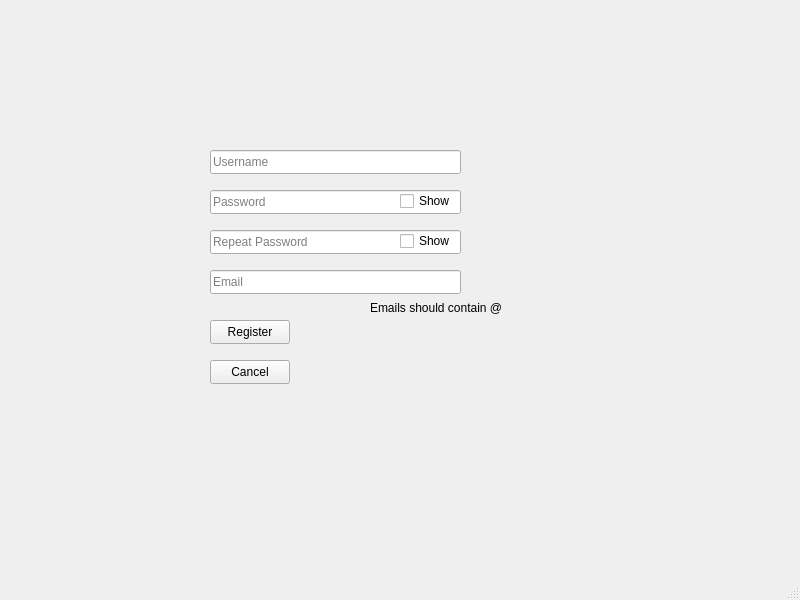
<?xml version="1.0" encoding="UTF-8"?>
<ui version="4.0">
 <class>RegisterWindow</class>
 <widget class="QMainWindow" name="RegisterWindow">
  <property name="geometry">
   <rect>
    <x>0</x>
    <y>0</y>
    <width>800</width>
    <height>600</height>
   </rect>
  </property>
  <property name="windowTitle">
   <string>MainWindow</string>
  </property>
  <widget class="QWidget" name="centralwidget">
   <widget class="QPushButton" name="register_PushButton">
    <property name="geometry">
     <rect>
      <x>210</x>
      <y>320</y>
      <width>80</width>
      <height>24</height>
     </rect>
    </property>
    <property name="text">
     <string>Register</string>
    </property>
   </widget>
   <widget class="QLineEdit" name="passwordInput">
    <property name="geometry">
     <rect>
      <x>210</x>
      <y>190</y>
      <width>251</width>
      <height>24</height>
     </rect>
    </property>
    <property name="text">
     <string/>
    </property>
    <property name="echoMode">
     <enum>QLineEdit::Password</enum>
    </property>
    <property name="placeholderText">
     <string>Password</string>
    </property>
   </widget>
   <widget class="QLineEdit" name="usernameInput">
    <property name="geometry">
     <rect>
      <x>210</x>
      <y>150</y>
      <width>251</width>
      <height>24</height>
     </rect>
    </property>
    <property name="toolTip">
     <string/>
    </property>
    <property name="accessibleName">
     <string/>
    </property>
    <property name="autoFillBackground">
     <bool>false</bool>
    </property>
    <property name="inputMask">
     <string/>
    </property>
    <property name="text">
     <string/>
    </property>
    <property name="placeholderText">
     <string>Username</string>
    </property>
   </widget>
   <widget class="QLineEdit" name="passwordInput_2">
    <property name="geometry">
     <rect>
      <x>210</x>
      <y>230</y>
      <width>251</width>
      <height>24</height>
     </rect>
    </property>
    <property name="text">
     <string/>
    </property>
    <property name="echoMode">
     <enum>QLineEdit::Password</enum>
    </property>
    <property name="placeholderText">
     <string>Repeat Password</string>
    </property>
   </widget>
   <widget class="QLineEdit" name="emailInput">
    <property name="geometry">
     <rect>
      <x>210</x>
      <y>270</y>
      <width>251</width>
      <height>24</height>
     </rect>
    </property>
    <property name="toolTip">
     <string/>
    </property>
    <property name="accessibleName">
     <string/>
    </property>
    <property name="autoFillBackground">
     <bool>false</bool>
    </property>
    <property name="inputMask">
     <string/>
    </property>
    <property name="text">
     <string/>
    </property>
    <property name="placeholderText">
     <string>Email</string>
    </property>
   </widget>
   <widget class="QCheckBox" name="passReveal_CheckBox">
    <property name="geometry">
     <rect>
      <x>400</x>
      <y>190</y>
      <width>51</width>
      <height>22</height>
     </rect>
    </property>
    <property name="text">
     <string>Show</string>
    </property>
   </widget>
   <widget class="QCheckBox" name="passReveal_CheckBox_2">
    <property name="geometry">
     <rect>
      <x>400</x>
      <y>230</y>
      <width>61</width>
      <height>22</height>
     </rect>
    </property>
    <property name="text">
     <string>Show</string>
    </property>
   </widget>
   <widget class="QLabel" name="emailContainAtSign_Lable">
    <property name="geometry">
     <rect>
      <x>370</x>
      <y>300</y>
      <width>131</width>
      <height>16</height>
     </rect>
    </property>
    <property name="text">
     <string>Emails should contain @</string>
    </property>
   </widget>
   <widget class="QPushButton" name="registerCancel_PushButton">
    <property name="geometry">
     <rect>
      <x>210</x>
      <y>360</y>
      <width>80</width>
      <height>24</height>
     </rect>
    </property>
    <property name="text">
     <string>Cancel</string>
    </property>
   </widget>
   <zorder>passwordInput_2</zorder>
   <zorder>passwordInput</zorder>
   <zorder>register_PushButton</zorder>
   <zorder>usernameInput</zorder>
   <zorder>emailInput</zorder>
   <zorder>passReveal_CheckBox</zorder>
   <zorder>passReveal_CheckBox_2</zorder>
   <zorder>emailContainAtSign_Lable</zorder>
   <zorder>registerCancel_PushButton</zorder>
  </widget>
  <widget class="QMenuBar" name="menubar">
   <property name="geometry">
    <rect>
     <x>0</x>
     <y>0</y>
     <width>800</width>
     <height>21</height>
    </rect>
   </property>
  </widget>
  <widget class="QStatusBar" name="statusbar"/>
 </widget>
 <tabstops>
  <tabstop>usernameInput</tabstop>
  <tabstop>passwordInput</tabstop>
  <tabstop>passwordInput_2</tabstop>
  <tabstop>emailInput</tabstop>
  <tabstop>passReveal_CheckBox</tabstop>
  <tabstop>passReveal_CheckBox_2</tabstop>
  <tabstop>register_PushButton</tabstop>
  <tabstop>registerCancel_PushButton</tabstop>
 </tabstops>
 <resources/>
 <connections/>
</ui>
